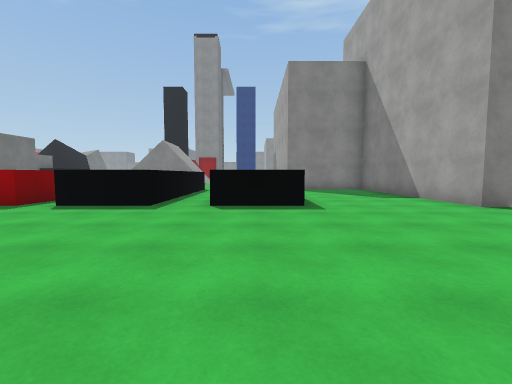
View 1 (above)

21 first-person views from a walk through a Unity game level. The camera is 1.3 m above the floor, tilts 4° down and sees 90° across. The floor is counted in squares, 2 m on a side. Each view is taken from the middle of a square. On the plan, view 1 faces up. The plan holds only what a view shows up to about 9 squares ahead; the rest is blank. The place goes on beyond the plan. The player character is not drawn. Surface patterns are stand-ins for the level's own textures.

View 2
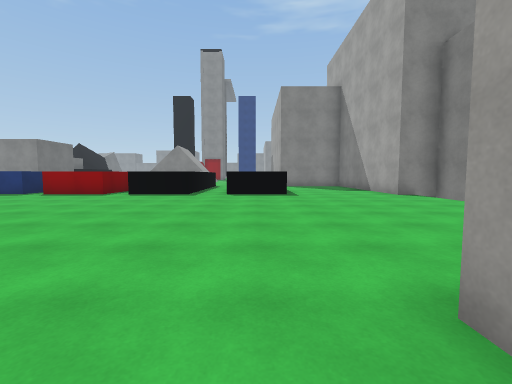

View 3
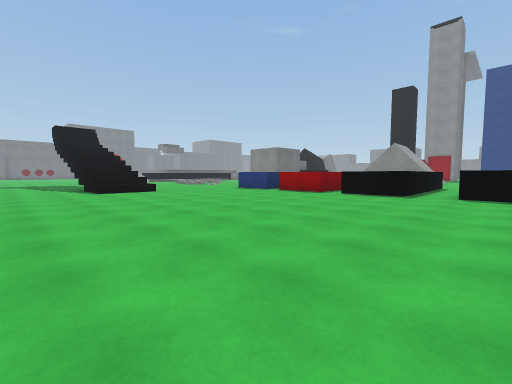

View 4
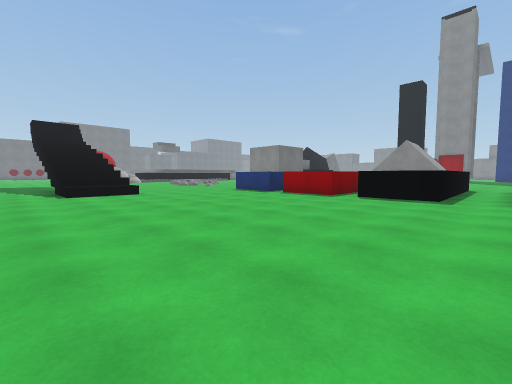

View 5
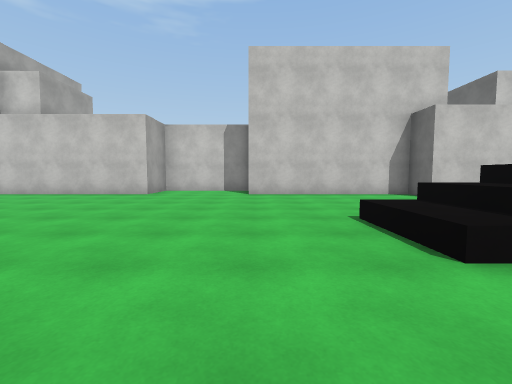

View 6
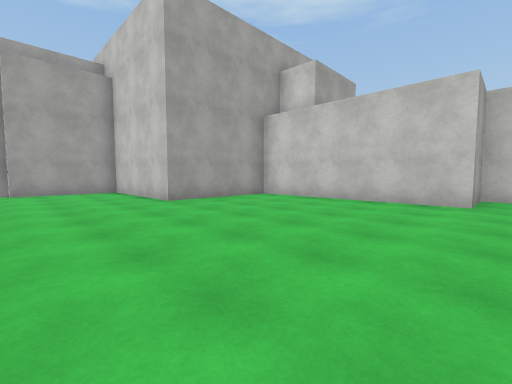

View 7
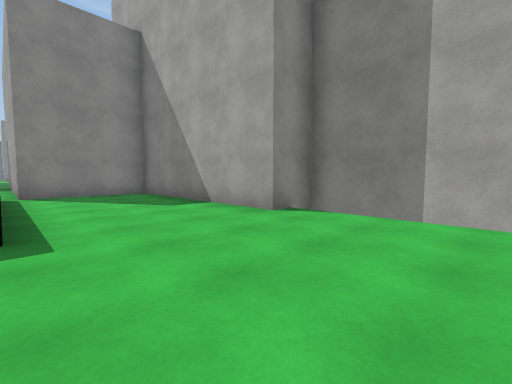

View 8
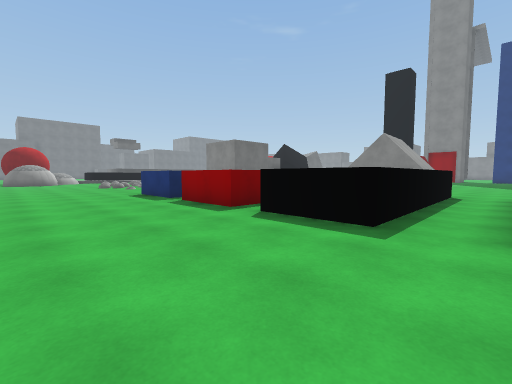

View 9
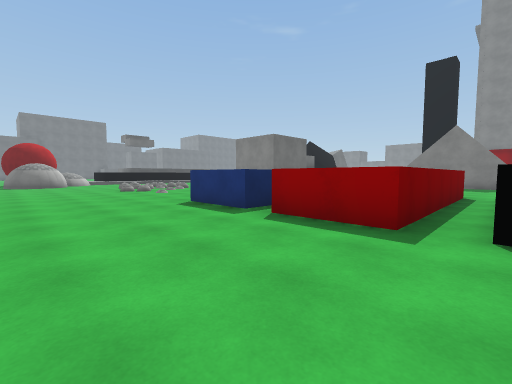

View 10
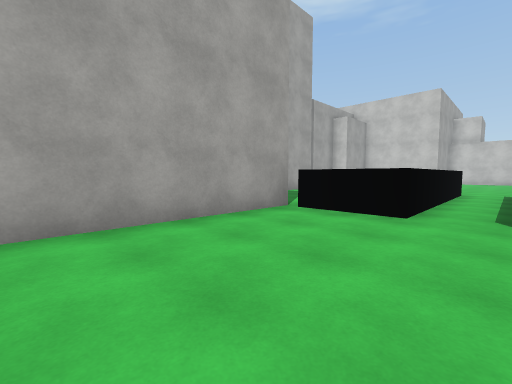

View 11
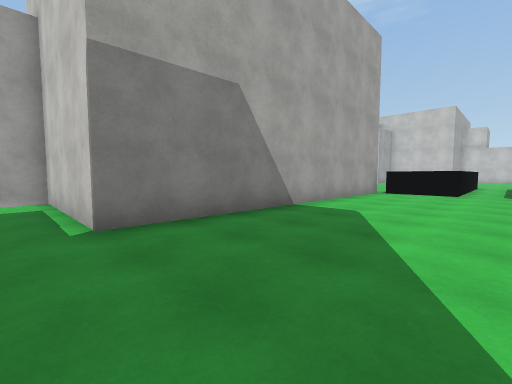

View 12
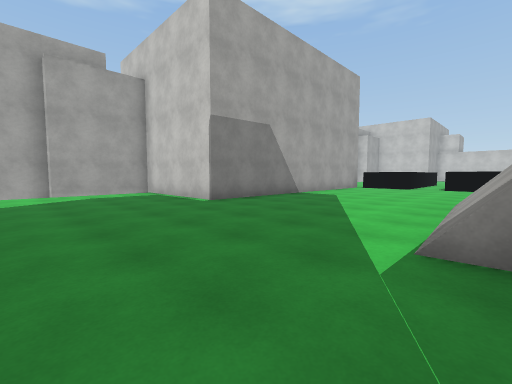

View 13
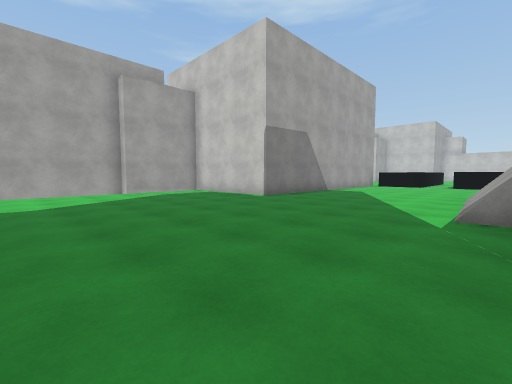

View 14
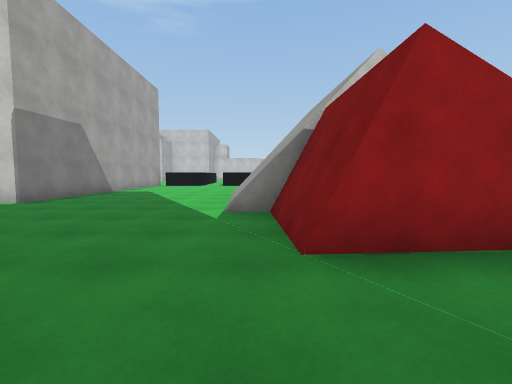

View 15
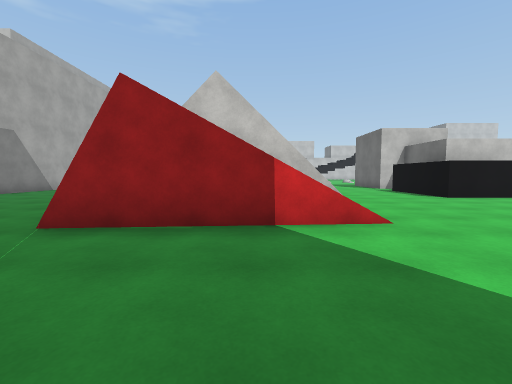

View 16
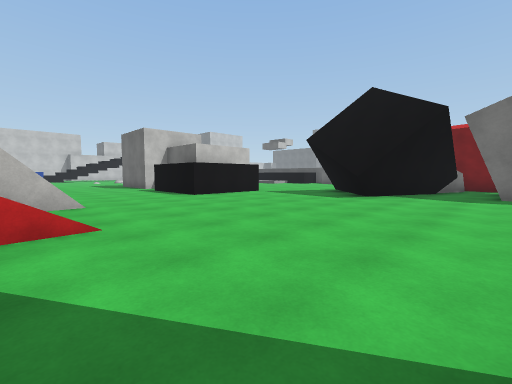

View 17
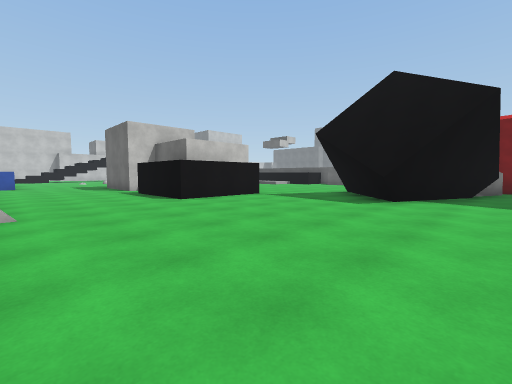

View 18
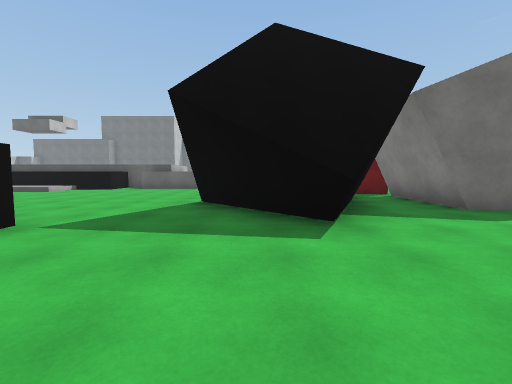

View 19
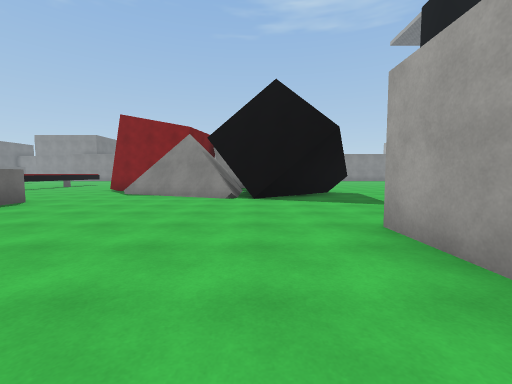

View 20
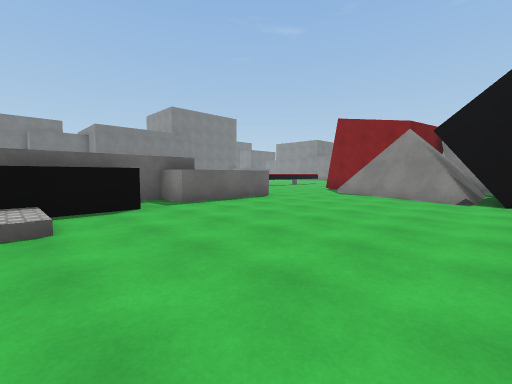

View 21
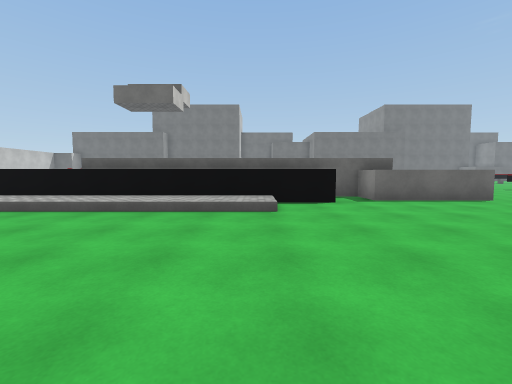

### Floor plan
Key: @ floor where view 1 was taken; # wall or solid block; . main floor; : floor 0.25 m higher than the main floor; / step, stairs or slope; = window, fence, low wall or low ledge; ^ raised ledge; v drop or lower ground.
Columns run from 25 left of view 1 to 6 right of it. Each row starts with its distance up from view 1.
 26     #####..........
 25     #......................... #
 24     # ###..................... #
 23 ... ### ###.......///......... #
 22 ...#######.......   =.........##
 21  .....###........   =.........#
 20  ^..............///###........#
 19  ^........###.../   v#.....####
 18  ^........  #.../   v#.....#
 17  ^.......#  #.../    #.....#
 16 #........#  #....     .....#
 15  ^^......     ...     .....#
 14  ^^:.....      ..     .....#
 13  ^^:....            .......#
 12  ^^:....            .......#
 11  ^^:..              .......####
 10  ^^:.               ^^^.^^^...#
  9  ^^:                ^^^.^ ^...#
  8   ^                 ^^^.^ ^...#
  7                     ^^^.^ ^...#
  6              ...^^.^^^^.^^^...#
  5             ..................##
  4            ................... #
  3           .................... #
  2           .................... #
  1                ^..............##
  0              #^^.........@....#
 -1              .................#
 -2              .............#####
 -3              .............#
 -4              .............#
 -5            ##.............#
 -6             ######...######

Positions as (right, up) in squares from view 1, and headings:
1: (0, 0), facing up
2: (0, -3), facing up
3: (0, -3), facing up-left
4: (-1, -2), facing up-left
5: (-8, 3), facing down
6: (-5, 1), facing down-right
7: (1, 2), facing up-right
8: (-1, 2), facing up-left
9: (-4, 2), facing up-left
10: (-2, 15), facing down-right
11: (-2, 20), facing down-right
12: (-4, 23), facing down-right
13: (-4, 25), facing down-right
14: (-4, 25), facing down
15: (-7, 26), facing down
16: (-8, 26), facing down-left
17: (-9, 25), facing down-left
18: (-12, 22), facing left
19: (-18, 14), facing up
20: (-18, 14), facing up-left
21: (-17, 14), facing left
